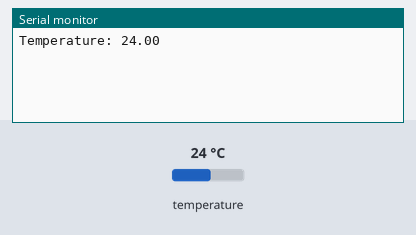
Simulated run of this sketch. Board: ESP8266 (NodeMCU). On the bench: the last lines printed to the serial monitor. The test bench sets the inputs (shaded band); at power-on: temperature 24 °C.

Above: at 1.2 s.
1.3 s: temperature set to 12 °C
At 2.9 s:
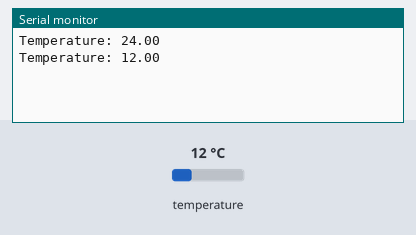
3.4 s: temperature set to 19 °C
At 5.6 s:
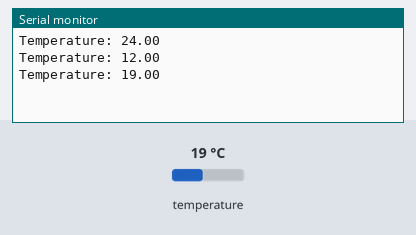
Timing chart, 0 to 7.1 s (numbered marks = the images above; inputs shaded):
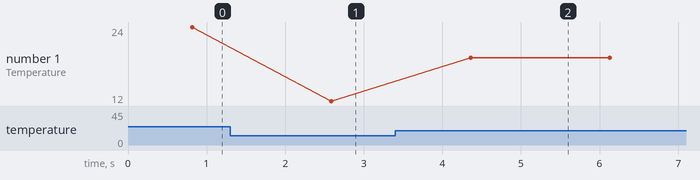

Measured:
- after the input at 1.3 s, the serial monitor: prints a new line after 1.3 s (image 1)
- after the input at 3.4 s, the serial monitor: prints a new line after 0.96 s (image 2)
- plotted number 1: 24 → 12 after the input at 1.3 s, 12 → 19 after the input at 3.4 s

The sketch:

NewTempSensorTest.ino
```cpp
#include<OneWire.h>
#include<spark-dallas-temperature.h>
OneWire onewire(D3);
DallasTemperature dallas(&onewire);

void setup() {
	Serial.begin(9600);
	dallas.begin();
}

void loop() {
	  dallas.requestTemperatures();
    float celsius = dallas.getTempCByIndex( 0 );
    Serial.print("Temperature: ");
    Serial.println(celsius) ;
    delay(1000);
}
```
